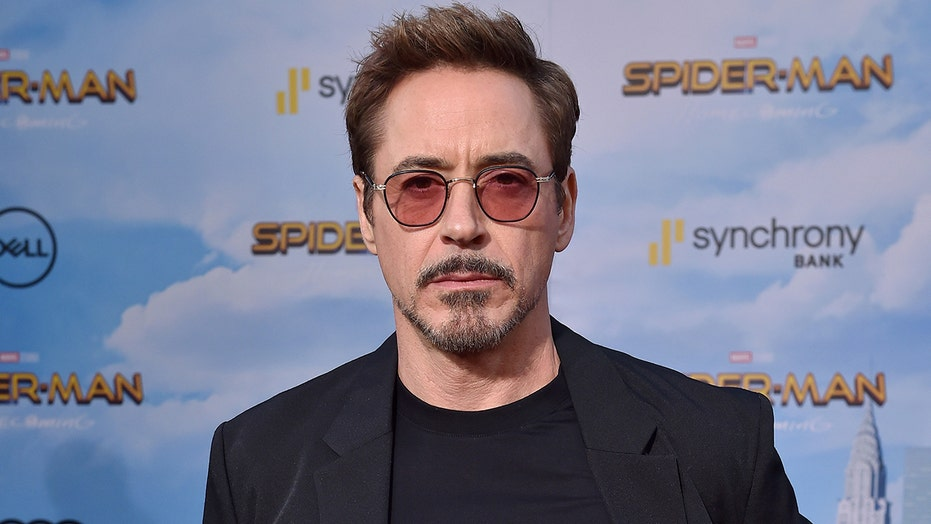
#> input picture Robert-Downey-Jr-2.jpg, 931 x 524 px
$ python face_detector.py
#> lines starting #> are read from the running program, lines starting #| are printed output that depends on the picture; after the words box and inside, x2 and y2 are one past the last pixel; in counts of white or black regions, pixels touching at a corner belong together
import cv2
# Load some pre-trained data on face frontals from opencv(hear cascode algorithm)
trained_face_data=cv2.CascadeClassifier('haarcascade_frontalface_default.xml')
# choose an image to detect faces in
img=cv2.imread('Robert-Downey-Jr-2.jpg')
#> img is the input picture: shape (524, 931, 3); mean B, G, R 144.2, 123.5, 121.5

# Must convert to grayscale
grayscaled_img=cv2.cvtColor(img,cv2.COLOR_BGR2GRAY)
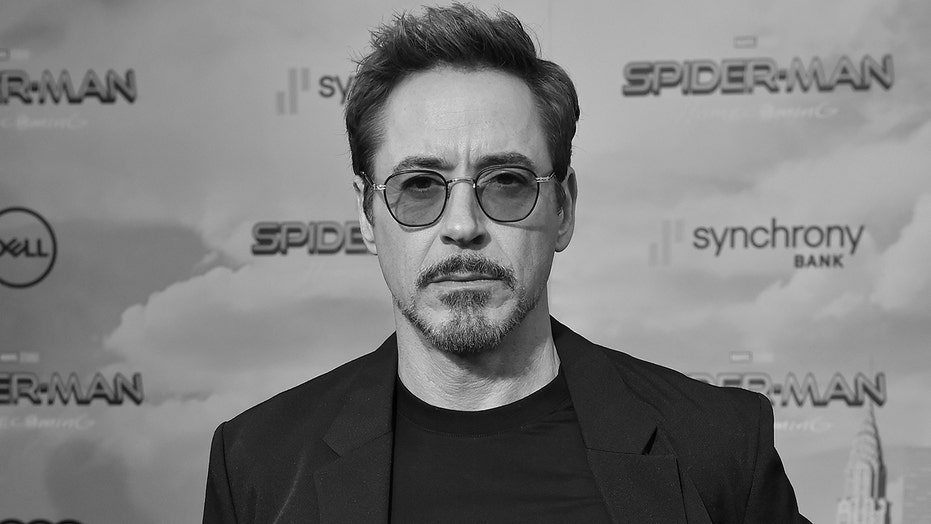
#> grayscaled_img: shape (524, 931); min 0, max 251, mean 125.3

#detect faces
face_coordinates=trained_face_data.detectMultiScale(grayscaled_img)
#> face_coordinates = [[327, 80, 279, 279], [102, 144, 281, 281]]

print(face_coordinates)
#| [[327  80 279 279]
#|  [102 144 281 281]]

# Draw rectangles around the faces
for (x,y,w,h) in face_coordinates:
    cv2.rectangle(img,(x,y),(x+w,y+h), (0,255,0),2)
#> this loop made 2 passes
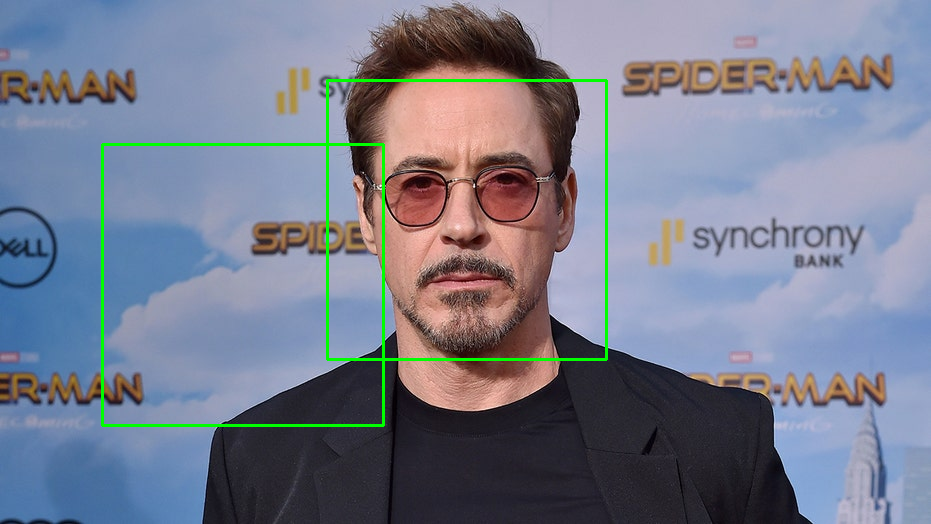
#> img: shape (524, 931, 3); 1.37% of pixels changed, all inside (x1, y1, x2, y2) = (101, 79, 608, 427)


cv2.imshow('Clever Programmer Face Detector',img)
cv2.waitKey()

print("code completed")
